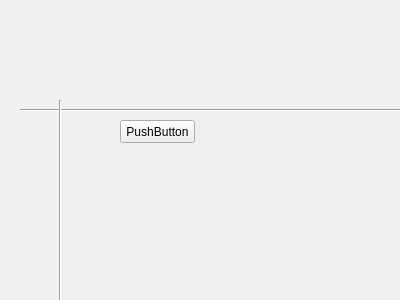
<?xml version="1.0" encoding="UTF-8"?>
<ui version="4.0">
 <class>Widget</class>
 <widget class="QWidget" name="Widget">
  <property name="geometry">
   <rect>
    <x>0</x>
    <y>0</y>
    <width>400</width>
    <height>300</height>
   </rect>
  </property>
  <property name="windowTitle">
   <string>Widget</string>
  </property>
  <widget class="Line" name="line">
   <property name="geometry">
    <rect>
     <x>20</x>
     <y>100</y>
     <width>400</width>
     <height>20</height>
    </rect>
   </property>
   <property name="orientation">
    <enum>Qt::Horizontal</enum>
   </property>
  </widget>
  <widget class="Line" name="line_2">
   <property name="geometry">
    <rect>
     <x>50</x>
     <y>100</y>
     <width>20</width>
     <height>300</height>
    </rect>
   </property>
   <property name="orientation">
    <enum>Qt::Vertical</enum>
   </property>
  </widget>
  <widget class="QPushButton" name="pushButton">
   <property name="geometry">
    <rect>
     <x>120</x>
     <y>120</y>
     <width>75</width>
     <height>23</height>
    </rect>
   </property>
   <property name="text">
    <string>PushButton</string>
   </property>
  </widget>
 </widget>
 <layoutdefault spacing="6" margin="11"/>
 <resources/>
 <connections/>
</ui>
